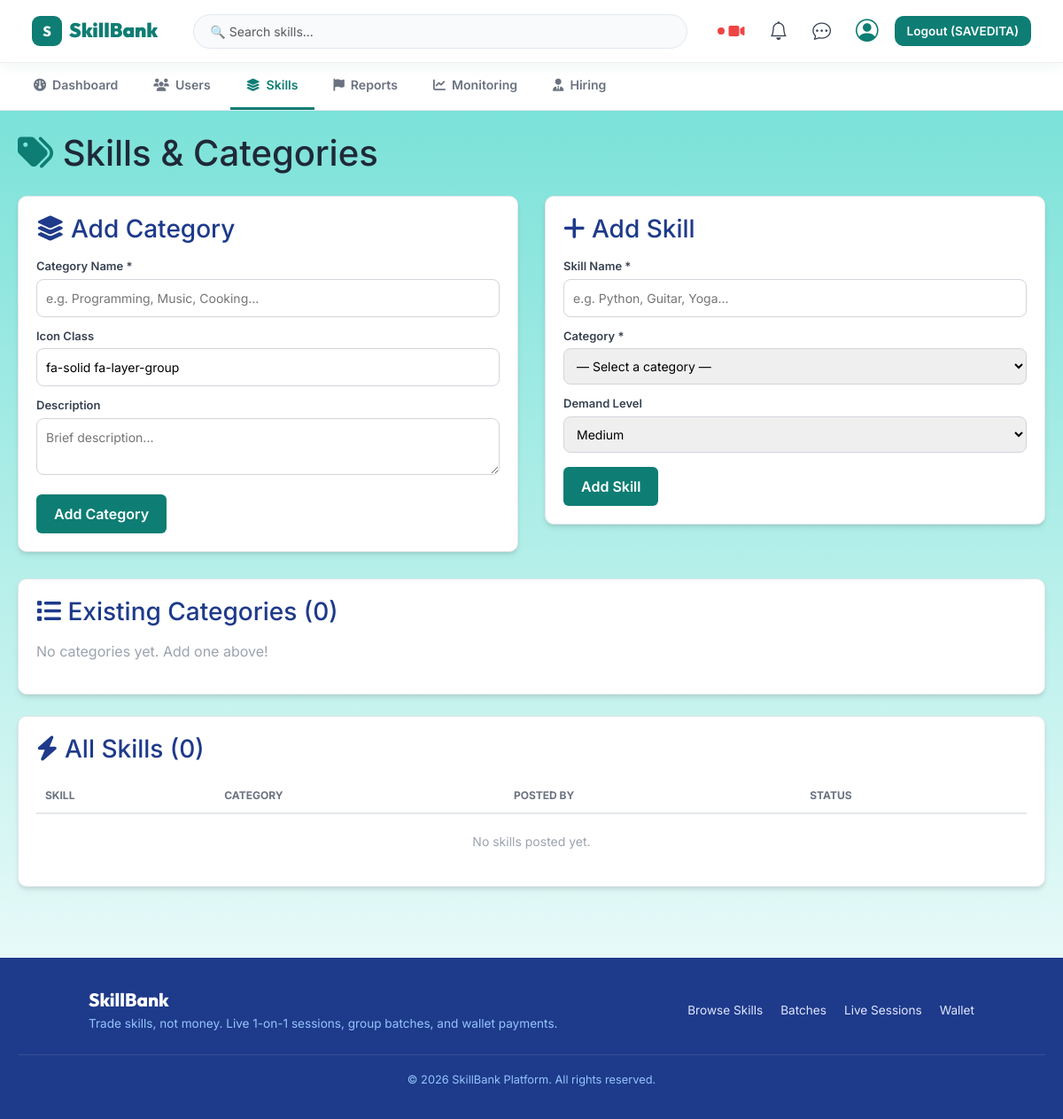
The app's page /admin-panel/skills/ (signed in), older data.
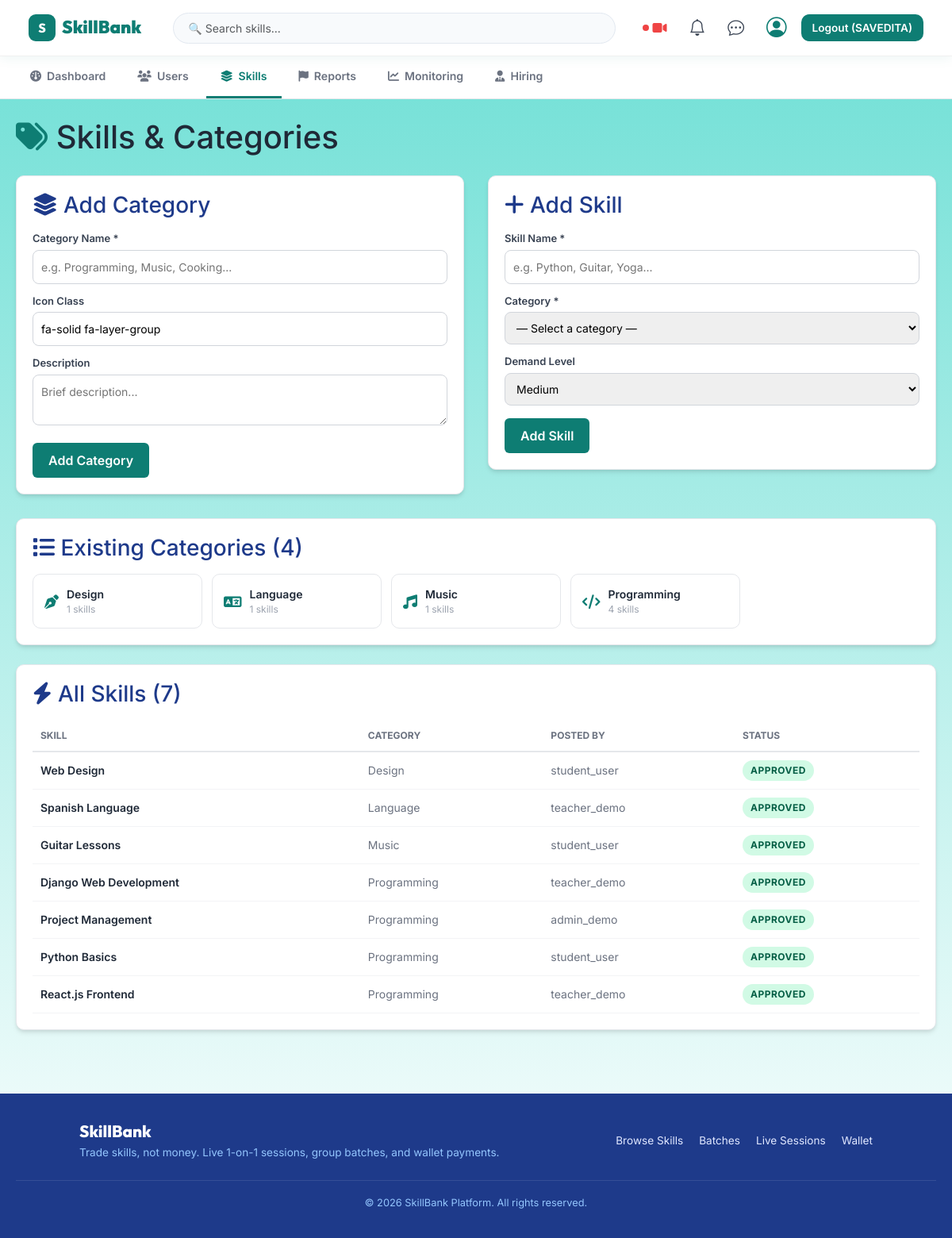
The same page, newer data.
### skill_management/models.py (models this page shows, shortened)
class SkillCategory(models.Model):
    STATUS_CHOICES = [
        ('active', 'Active'),
        ('inactive', 'Inactive'),
    ]
    category_name = models.CharField(max_length=100, unique=True)
    description = models.TextField(blank=True, default='')
    status = models.CharField(max_length=10, choices=STATUS_CHOICES, default='active')
    icon_class = models.CharField(
        max_length=80, default='fa-solid fa-layer-group',
        help_text='FontAwesome icon class'
    )
    is_active = models.BooleanField(default=True)
    created_at = models.DateTimeField(auto_now_add=True)
    class Meta:
        db_table = 'skill_categories'
        verbose_name = 'Skill Category'
        verbose_name_plural = 'Skill Categories'
        ordering = ['category_name']

class Skill(models.Model):
    LEVEL_CHOICES = [
        ('Beginner', 'Beginner'),
        ('Intermediate', 'Intermediate'),
        ('Advanced', 'Advanced'),
    ]
    SKILL_TYPE_CHOICES = [
        ('offered', 'Offered'),
        ('wanted', 'Wanted'),
    ]
    STATUS_CHOICES = [
        ('pending', 'Pending'),
        ('approved', 'Approved'),
        ('rejected', 'Rejected'),
    ]
    user = models.ForeignKey(
        User, on_delete=models.CASCADE, related_name='skills',
        help_text='User who owns this skill listing'
    )
    category = models.ForeignKey(
        SkillCategory, on_delete=models.CASCADE, related_name='skills'
    )
    title = models.CharField(max_length=150)
    description = models.TextField(blank=True, default='')
    skill_type = models.CharField(
        max_length=10, choices=SKILL_TYPE_CHOICES, default='offered'
    )
    level = models.CharField(max_length=20, choices=LEVEL_CHOICES, default='Beginner')
    status = models.CharField(max_length=10, choices=STATUS_CHOICES, default='pending')
    created_at = models.DateTimeField(auto_now_add=True)
    demand_level = models.CharField(
        max_length=10,
        choices=[('HIGH', 'High'), ('MEDIUM', 'Medium'), ('LOW', 'Low')],
        default='MEDIUM'
    )
    is_featured = models.BooleanField(default=False)
    class Meta:
        db_table = 'skills'
        ordering = ['-created_at']

### admin_panel/views.py (the view, shortened to what this page needs)
# urls.py: path('skills/', views.manage_skills, name='manage_skills'),
@login_required
@user_passes_test(is_admin)
def manage_skills(request):
    categories = SkillCategory.objects.prefetch_related('skills').annotate(skill_count=Count('skills'))
    skills = Skill.objects.select_related('category', 'user').order_by('category__category_name', 'title')
    context = {
        'categories': categories,
        'skills': skills,
        'active_tab': 'skills',
    }
    return render(request, 'admin_panel/skills.html', context)

### admin_panel/templates/admin_panel/skills.html (shortened to what this page needs)
{% extends 'base.html' %}
{% block content %}
<nav class="admin-nav">
  <a href="/admin-panel/"><i class="fa-solid fa-gauge"></i> Dashboard</a>
  <a href="/admin-panel/users/"><i class="fa-solid fa-users"></i> Users</a>
  <a href="/admin-panel/skills/" class="active"><i class="fa-solid fa-layer-group"></i> Skills</a>
  <a href="/admin-panel/reports/"><i class="fa-solid fa-flag"></i> Reports</a>
  <a href="/admin-panel/monitoring/"><i class="fa-solid fa-chart-line"></i> Monitoring</a>
  <a href="/admin-panel/hiring/"><i class="fa-solid fa-user-tie"></i> Hiring</a>
</nav>
<div style="max-width:1200px;margin:20px auto;padding:0 20px;">
    <div style="margin-bottom:24px;">
        <h1 style="color:#1f2937;margin:8px 0 0;"><i class="fa-solid fa-tags" style="color:#0e7d73;"></i> Skills & Categories</h1>
    </div>
    <div style="display:grid;grid-template-columns:1fr 1fr;gap:30px;align-items:start;">
        <div class="card-theme">
            <h3 style="color:#1E3A8A;margin-bottom:16px;"><i class="fa-solid fa-layer-group"></i> Add Category</h3>
            <form method="POST">
                <div style="margin-bottom:12px;">
                    <label style="display:block;font-size:13px;font-weight:600;color:#374151;margin-bottom:4px;">Category Name *</label>
                    <input type="text" name="category_name" required placeholder="e.g. Programming, Music, Cooking..."
                           style="width:100%;padding:10px;border:1px solid #d1d5db;border-radius:8px;font-size:14px;box-sizing:border-box;">
                </div>
                <div style="margin-bottom:12px;">
                    <label style="display:block;font-size:13px;font-weight:600;color:#374151;margin-bottom:4px;">Icon Class</label>
                    <input type="text" name="icon_class" placeholder="fa-solid fa-code" value="fa-solid fa-layer-group"
                           style="width:100%;padding:10px;border:1px solid #d1d5db;border-radius:8px;font-size:14px;box-sizing:border-box;">
                </div>
                <div style="margin-bottom:16px;">
                    <label style="display:block;font-size:13px;font-weight:600;color:#374151;margin-bottom:4px;">Description</label>
                    <textarea name="description" rows="2" placeholder="Brief description..."
                              style="width:100%;padding:10px;border:1px solid #d1d5db;border-radius:8px;font-size:14px;box-sizing:border-box;resize:vertical;"></textarea>
                </div>
                <button type="submit" class="btn-primary">Add Category</button>
            </form>
        </div>
        <div class="card-theme">
            <h3 style="color:#1E3A8A;margin-bottom:16px;"><i class="fa-solid fa-plus"></i> Add Skill</h3>
            <form method="POST">
                <div style="margin-bottom:12px;">
                    <label style="display:block;font-size:13px;font-weight:600;color:#374151;margin-bottom:4px;">Skill Name *</label>
                    <input type="text" name="skill_name" required placeholder="e.g. Python, Guitar, Yoga..."
                           style="width:100%;padding:10px;border:1px solid #d1d5db;border-radius:8px;font-size:14px;box-sizing:border-box;">
                </div>
                <div style="margin-bottom:12px;">
                    <label style="display:block;font-size:13px;font-weight:600;color:#374151;margin-bottom:4px;">Category *</label>
                    <select name="category_id" required style="width:100%;padding:10px;border:1px solid #d1d5db;border-radius:8px;font-size:14px;box-sizing:border-box;">
                        <option value="">— Select a category —</option>
                    </select>
                </div>
                <div style="margin-bottom:16px;">
                    <label style="display:block;font-size:13px;font-weight:600;color:#374151;margin-bottom:4px;">Demand Level</label>
                    <select name="demand_level" style="width:100%;padding:10px;border:1px solid #d1d5db;border-radius:8px;font-size:14px;box-sizing:border-box;">
                        <option value="MEDIUM" selected>Medium</option>
                    </select>
                </div>
                <button type="submit" class="btn-primary">Add Skill</button>
            </form>
        </div>
    </div>
    <div class="card-theme" style="margin-top:30px;">
        <h3 style="color:#1E3A8A;margin-bottom:16px;"><i class="fa-solid fa-list"></i> Existing Categories ({{ categories|length }})</h3>
        <div style="display:grid;grid-template-columns:repeat(auto-fill,minmax(200px,1fr));gap:12px;">
            {% for cat in categories %}
            <div style="padding:14px;border:1px solid #e5e7eb;border-radius:10px;display:flex;align-items:center;gap:10px;">
                <i class="{{ cat.icon_class }}" style="color:#0e7d73;font-size:18px;"></i>
                <div>
                    <div style="font-weight:600;font-size:14px;">{{ cat.category_name }}</div>
                    <div style="font-size:12px;color:#9ca3af;">{{ cat.skill_count }} skills</div>
                </div>
            </div>
            {% empty %}
            <p style="color:#9ca3af;grid-column:1/-1;">No categories yet. Add one above!</p>
            {% endfor %}
        </div>
    </div>
    <div class="card-theme" style="margin-top:24px;">
        <h3 style="color:#1E3A8A;margin-bottom:16px;"><i class="fa-solid fa-bolt"></i> All Skills ({{ skills|length }})</h3>
        <table style="width:100%;border-collapse:collapse;font-size:14px;">
            <thead>
                <tr style="border-bottom:2px solid #e5e7eb;text-align:left;color:#6b7280;font-size:12px;text-transform:uppercase;">
                    <th style="padding:10px;">Skill</th>
                    <th style="padding:10px;">Category</th>
                    <th style="padding:10px;">Posted by</th>
                    <th style="padding:10px;">Status</th>
                </tr>
            </thead>
            <tbody>
                {% for skill in skills %}
                <tr style="border-bottom:1px solid #f3f4f6;">
                    <td style="padding:10px;font-weight:600;">{{ skill.title }}</td>
                    <td style="padding:10px;color:#6b7280;">{{ skill.category.category_name }}</td>
                    <td style="padding:10px;color:#6b7280;">{{ skill.user.username }}</td>
                    <td style="padding:10px;"><span class="badge-status accepted">{{ skill.status }}</span></td>
                </tr>
                {% empty %}
                <tr><td colspan="4" style="padding:20px;text-align:center;color:#9ca3af;">No skills posted yet.</td></tr>
                {% endfor %}
            </tbody>
        </table>
    </div>
</div>
{% endblock %}

### templates/base.html (shortened to what this page needs)
{% load static %}
<!DOCTYPE html>
<html lang="en">
<head>
    <link href="https://cdn.jsdelivr.net/npm/bootstrap@5.3.7/dist/css/bootstrap.min.css" rel="stylesheet">
    <link rel="stylesheet" href="https://cdn.jsdelivr.net/npm/bootstrap-icons@1.11.3/font/bootstrap-icons.min.css">
    <link rel="stylesheet" href="https://cdnjs.cloudflare.com/ajax/libs/font-awesome/6.4.0/css/all.min.css">
    <link rel="stylesheet" href="{% static 'theme/base.css' %}">
</head>
<body class="page-bg">
    <nav class="navbar base-navbar navbar-expand-lg">
        <div class="container-fluid px-2 px-md-3">
            <a class="navbar-brand" href="/">
                <span class="brand-icon" aria-hidden="true">S</span>
                <span class="brand-name">SkillBank</span>
            </a>
            <div class="collapse navbar-collapse" id="baseNavCollapse">
                <form class="nav-search d-flex flex-grow-1 mx-lg-4 my-2 my-lg-0" action="/browse/" method="GET">
                    <input class="form-control w-100" type="search" name="q" placeholder="🔍 Search skills..." value="{{ request.GET.q }}">
                </form>
                <div class="d-flex align-items-center gap-2 ms-auto flex-wrap nav-actions-group">
                    <a href="/live/" class="nav-icon-btn" title="Live Sessions">
                        <span class="live-dot me-1"></span>
                        <i class="fa-solid fa-video" style="color:#ef4444; font-size:1rem;"></i>
                    </a>
                    <a href="/notifications/" class="nav-icon-btn" title="Alerts">
                        <i class="bi bi-bell"></i>
                    </a>
                    <a href="/messaging/" class="nav-icon-btn" title="Messages">
                        <i class="bi bi-chat-dots"></i>
                    </a>
                    {% if user.is_authenticated %}
                        <div class="dropdown">
                            <a href="#" class="nav-icon-btn" data-bs-toggle="dropdown" title="{{ user.username }}">
                                <i class="bi bi-person-circle" style="font-size: 1.6rem; color: #0e7d73;"></i>
                            </a>
                        </div>
                        <a href="/auth/logout/" class="nav-logout-btn">Logout ({{ user.username }})</a>
                    {% else %}
                        <a href="/auth/login/" class="nav-login-btn">Sign up / Login</a>
                    {% endif %}
                </div>
            </div>
        </div>
    </nav>
    <main style="min-height: 80vh;">
        {% block content %}{% endblock %}
    </main>
    <footer style="background: #1E3A8A; color: white; padding: 35px 20px; margin-top: 60px;">
        <div class="footer-content-wrapper" style="max-width: 1000px; margin: 0 auto; display: flex; justify-content: space-between; align-items: center; flex-wrap: wrap; gap: 20px;">
            <div style="text-align: left;" class="text-mobile-center">
                <h3 style="font-family: 'Outfit', sans-serif; font-size: 1.3rem; font-weight: 800; color: #ffffff; margin-bottom: 4px;">SkillBank</h3>
                <p style="font-size: 0.85rem; color: #93c5fd; margin: 0;">Trade skills, not money. Live 1-on-1 sessions, group batches, and wallet payments.</p>
            </div>
            <div class="footer-links-group" style="display: flex; gap: 20px; font-size: 0.85rem;">
                <a href="/browse/" style="color: #e0e7ff; text-decoration: none;">Browse Skills</a>
                <a href="/batches/" style="color: #e0e7ff; text-decoration: none;">Batches</a>
                <a href="/live/" style="color: #e0e7ff; text-decoration: none;">Live Sessions</a>
                <a href="/wallet/" style="color: #e0e7ff; text-decoration: none;">Wallet</a>
            </div>
        </div>
        <div style="border-top: 1px solid rgba(255,255,255,0.1); margin-top: 25px; padding-top: 18px; font-size: 0.8rem; color: #93c5fd; text-align: center;">
            © 2026 SkillBank Platform. All rights reserved.
        </div>
    </footer>
</body>
</html>

Row changes from the older to the newer data that the page shows:
added SkillCategory: category_name "Design", skill_count "1"
added SkillCategory: category_name "Language", skill_count "1"
added SkillCategory: category_name "Music", skill_count "1"
added SkillCategory: category_name "Programming", skill_count "4"
added Skill: title "Web Design", category.category_name "Design", user.username "student_user", status "APPROVED"
added Skill: title "Spanish Language", category.category_name "Language", user.username "teacher_demo", status "APPROVED"
added Skill: title "Guitar Lessons", category.category_name "Music", user.username "student_user", status "APPROVED"
added Skill: title "Django Web Development", category.category_name "Programming", user.username "teacher_demo", status "APPROVED"
added Skill: title "Project Management", category.category_name "Programming", user.username "admin_demo", status "APPROVED"
added Skill: title "Python Basics", category.category_name "Programming", user.username "student_user", status "APPROVED"
added Skill: title "React.js Frontend", category.category_name "Programming", user.username "teacher_demo", status "APPROVED"
Text that changed along with them:
{{ categories|length }}: "0" → "4"
{{ skills|length }}: "0" → "7"
text no longer shown: "No categories yet. Add one above! No skills posted yet."
